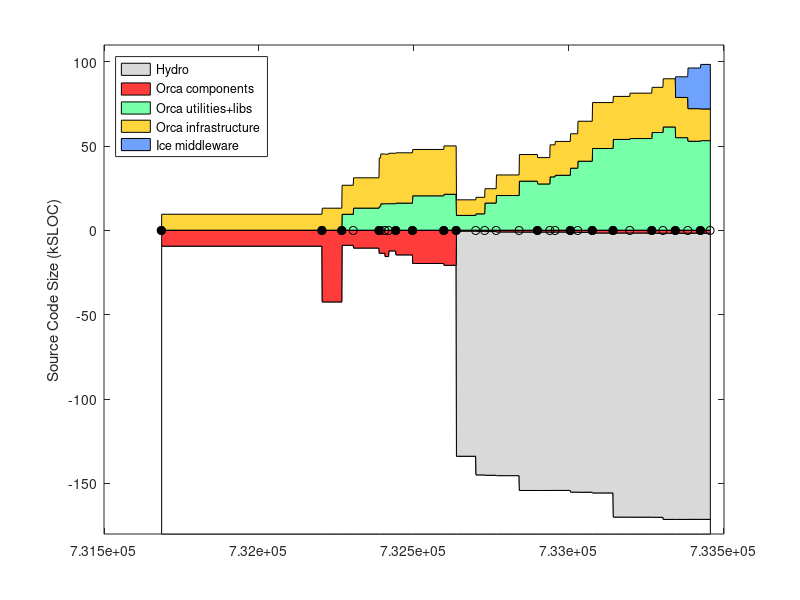

The MATLAB script that drew this image: (Note: this script raises an error after producing the figure.)
% keep track of orca project size using sloccount
clear all

%%%%%%%%%% DATA %%%%%%%%%%%%%%%%%%%%

% include/* except: include/{Freeze IceSSL IcePatch2}
% src/{Ice Slice IceGrid icecpp IceStorm slice2cpp IceUtil IceBox IceXML}
%  Sice212 = [
%  (7842-1000) + (22093+18419+11499+10568+4392+4200+4252+567+316)
%  ];
%  Sice301 = [
%  (8164-1000) + (23018+19384+19169+10596+4479+4343+4308+622+319)
%  ];
% same as above, but now also add Java:
% src/{IceInternal Ice IceUtil IceBox}
%  Sice310 = [
%  (8810-1200) + (24275+20494+22689+10587+4569+4877+4770+667+319) + (13190+6915+1262+493)
%  ];
%  Sice311 = [
%  (8950-1275) + (24511+20505+22898+10590+4600+4884+4782+683+323) + (13266+6929+1262+504)
%  ];

% it's much easier to count the whole of Ice (we use most of it anyway)
% sloccount include/ src/
% (this does not account for .ice files in [ice]/slice/* but it's a small fraction of total)
Sice212 = 133523;
Sice301 = 144513;
Sice310 = 153243;
Sice311 = 154145;
Sice320 = 168475;
Sice321 = 169725;

% indeces
iyy=1;
imm=2;
idd=3;
iver=4;
isub=5;
ibase=6;
icomp=7;
iutil=8;
iad=9;

Sorca = [ ...
% YY    MM  DD  ?   SUB     BASE        COMP           UTILS    A&D VERSION
% 0.8.6: a single distro, divide in halves arbitrarily
2003     4  14  1   0       18930/2     18930/2             0   0   % 0.8.6 (last change in doc/ChangeLog
% BASE: orca-base
% COMP: sloccount orca-components/src/components
% UTIL: slocc orca-components/src/util
2004     9  13  1   0       42543   13047   0       0   % 0.11.0
2004    11  16  1   0       8963    17208   9441    0   % 0.12.0
2004    12  23  0   0       10596   17965   13094   0   % 0.12.1
2005     3  16  1   0       13767   28881   14005   0   % 0.13.0
2005     3  21  0   0       13620   29524   15665   0   % 0.13.1
2005     4   4  0   0       15630   29345   15727   0   % 0.13.2
2005     4  16  0   0       12283   29897   15724   0   % 0.13.3
2005     5   9  1   0       14639   29838   16056   0   % 0.14.0
2005     7   2  1   0       19751   27479   20395   0   % 0.15.0
2005    10  11  1   0       20818   28675   21303   0   % 1.0.0
% BASE: c_ount src/interfaces/slice/orca/*.ice
% COMP: sloccount src/components
% UTIL: sloccount src/utils
2005    11  20  1   Sice212 530    9226         8781        0   % 2.0.0-rc1
2006     1  22  0   Sice301 596    9801         9695        0   % 2.0.0-rc2
% UTIL-IN-COMP: sloccount components/log* 
% COMP: sloccount components MINUS UTIL-IN-COMP
% UTIL: sloccount utils PLUS UTIL-IN-COMP
2006     2  20  0   Sice301 813    9867-1372    14734+1372  0  % 2.0.0-rc3
% UTIL-IN-COMP: sloccount components/orcaview* components/log*
2006     3  29  0   Sice301 1052   14625-2421   18131+2421  0  % 2.0.0-rc4
2006     6  11  0   Sice310 1116   19999-4215   24867+4215  0  % 2.0.0-rc5  
2006     8   9  1   Sice310 1116   19979-4348   23066+4348  0  % 2.0.0
2006     9  18  0   Sice310 1094   19317-329    31304+329   0  % 2.0.1
2006    10   5  0   Sice310 1094   20384-329    32255+329   0  % 2.0.2
2006    11  23  1   Sice311 1178   21408-1001   35768+1001  0  % 2.1.0
% BASE: c_ount src/interfaces/slice/orca/*.ice
% COMP: sloccount src/components
% UTIL: sloccount src/utils src/libs
% to count lines in *.ice files, rename them to *.cpp like this:
% $cd src/interfaces/slice/orca; for file in *; do mv $file `echo $file | sed s/.ice/.cpp/`; done
2006    12  17  0   Sice311 1240    23701   40914  0   % 2.1.1
2007     2   2  1   Sice311 1671    27238   48446  0   % 2.2.0
2007     4  10  1   Sice320 1671    25512   53828  0   % 2.3.0
2007     6   3  0   Sice320 1682    26905   54359  0   % 2.4.0
2007     8  13  1   Sice320 1772    26795   57918  0    % 2.5.0
2007     9  18  0   Sice321 1787    28573   61216  0    % 2.6.0
% A&D: Hydro: sloccount src
2007    10  28  1   Sice321 1787    23840   54879  12251    % 2.7.0
2007    12   7  0   Sice321 1750    19312   52762  24104    % 2.8.0
2008     1  17  1   Sice321 1774    18787   53105  26418    % 2.9.0
];
Vorca ={'0.8.6', '0.11.0', '0.12.0', '0.12.1', '0.13.0', '0.13.1', '0.13.2', '0.13.3', '0.14.0', '0.15.0', '1.0.0', ...
    '2.0.0-rc1', '2.0.0-rc2', '2.0.0-rc3', '2.0.0-rc4', '2.0.0-rc5', '2.0.0', '2.0.1', '2.0.2', '2.1.0', '2.1.1', ...
    '2.2.0', '2.3.0', '2.4.0', '2.5.0', '2.6.0', '2.7.0', '2.8.0', '2.9.0' }';

% add a dummy release just for display
Sorca(end+1,:) = Sorca(end,:);
Sorca(end,imm) = Sorca(end,imm)+1;
Sorca(end,iver) = 0;
Vorca{end+1} = 'dummy';

% convert dates
Torca = datenum(Sorca(:,iyy),Sorca(:,imm),Sorca(:,idd));

% 2nd digit releases
i2 = (Sorca(:,iver)==1);
Torca2 = Torca(i2);
Vorca2 = Vorca(i2);

% what can go to Hydra?
% cd libs; sloccount bros1 orcacolourtext orcadynamicload orcageom2d orcagpsutil orcaiceutil orcaimage orcaimagegrabber orcalocalnav orcalockfile orcamapload orcamisc orcanavutil orcaogfusion orcaogmap orcapathplan orcaping orcaportability orcaserial orcawifi
% cd components; sloccount gps/garmin/ insgps/novatel insgps/novatelspan/ laser2d/laser2dutil/ laser2d/sickacfr/ laser2d/sickcarmen/ localnav/vfhdriver/ segwayrmp/rmpdriver/ 
% 15,102 + 10,322

% for comparison, ASN
%  Sasn = 90433;

Sgenom = [
% YY    MM  DD  ? SUB   BASE    COMP    UTIL    VERSION
% SUB : cd pocolibs-2.3; sloccount include src
% BASE: cd genom-2.0; sloccount include src
% COMP: 0
% UTIL: 0 
2007    8   31  1  9786    11368   0   0       % 2.0
];

Splayer = [ 
% YY    MM  DD  ?   SUB     BASE                COMP       UTIL  VERSION
% BASE: (server-drivers)+client_libs
% COMP: drivers + utils
2002    12 04   1  0    (17331-12037)+9188      12037+2685 0    % 1.3.1
2003    7  15   1  0    (30452-24334)+12458     24334+3064 0    % 1.4-rc1
2003    12 07   1  0    (37378-30947)+13110     30947+9633 0    % 1.4-rc2
2004    5  31   1  0    (49225-42643)+13664     42643+3550 0    % 1.5
2004    11 12   1  0    (50758-43190)+13545     43190+4479 0    % 1.6
2005    1  31   0  0    (52069-44517)+13576     44517+4662 0    % 1.6.2
2005    7  28   0  0    (53348-45686)+14300     45686+5188 0    % 1.6.5
% BASE: (libplayercore-./bindings) + client_libs + (libplayertcp-./bindings)
% note: libplayerxdr is autogenerated
% COMP: server + utils
2005    10 25   0  0    (4866-0)+7560+(1391-0)  46474+5725  0   % 2.0pre7
% SUB : 0
% BASE: sloccount libplayercore client_libs libplayertcp 
%           MINUS sloccount libplayercore/bindings/ libplayertcp/bindings
% note: libplayerxdr is autogenerated
% COMP: sloccount server 
% UTIL: sloccount utils PLUS stage/src
2006    2  28   1  0    63992-47749-1291        54704       0     % 2.0.0
2006    3  25   1  0    65606-48912-1291        53033       0     % 2.0.1
2006    6   9   1  0    69083-51546-1319        61421       0     % 2.0.2
2006    9  26   1  0    69388-51546-1319        64088       13606       % 2.0.3
2007    5   2   1  0    69602-51686-1359        58396       9589+13606  % 2.0.4
2007   12  13   1  0    34980-2039              74385       11417+15464 % 2.1.0rc1
];
Tplayer = datenum(Splayer(:,1),Splayer(:,2),Splayer(:,3));

Saria = [
% YY    MM  DD  ? SUB   BASE    COMP    UTIL    VERSION
% SUB : 0
% BASE: sloccount ArNetworking/include/ ArNetworking/src/
% COMP: sloccount include src
% UTIL: 0 
2007    2   20  1  0    15854   45965   0       % 2.5.1
];

Scarmen = [
% YY    MM  DD  ?   SUB     BASE    COMP                    UTIL   VERSION
% SUB : cd src; sloccount ipc
% BASE: sloccount carmenpp global java python
% COMP: sloccount src MINUS all other
% UTIL: sloccount logger logtools mapeditor param_daemon robotgui simulator 
2007    8   15  1  24965    12032   107745-24965-12032-19629  19629   % 0.6.7
];

Sorocos = [
% YY    MM  DD  ?   SUB     BASE    COMP                        UTIL   VERSION
% SUB : cd ACE_wrappers; sloccount ace PLUS sloccount TAO/tao/
% BASE: ?
% LIBS: sloccount orocos-bfl-[VERSION]-src/src PLUS sloccount kdl-[VERSION]/kdl
% COMP: sloccount orocos-rtt-[VERSION]/src PLUS cd orocos-ocl-[VERSION]; sloccount hardware motion_control
% UTIL: cd orocos-ocl-[VERSION]; sloccount taskbrowser signals deployment reporting viewer ocl 
2007    8   15  1  160300+237011   0   (7767+12865)+(48971+20068)    5104   % ace-5.5, tao-1.5, rtt-1.2.1, bfl-0.6.1, kdl-0.4, ocl-0.4.1
];

Syarp = [
% YY    MM  DD  ?   SUB  BASE     COMP       UTIL   VERSION
% SUB : 0
% BASE: sloccount libYARP_OS libYARP_OS_compat
% COMP: sloccount yarpdev libYARP_dev libYARP_math libYARP_sig libYARP_sig_compat 
% UTIL: sloccount yarp-imageviewer modules
2007    7   26  1  0     21633   23528    1613   % 2.1.6
];

% YY    MM  DD  ?   SUB  BASE     COMP       UTIL
% SUB : 0
% BASE: 0
% COMP: sloccount . (matlab files will not be counted)
% UTIL: 0
Sopenslam = [
2007    8   16  1   0    0        23719      0
];

%%%%%%%%%% PLOTTING %%%%%%%%%%%%%%%%%%%%

Smax = 180;
d0 = [Torca Torca+1]'; d0=d0(:); d0(1)=[];
d1 = Smax-Sorca(:,isub)-Sorca(:,ibase); d1 = [d1 d1]'; d1=d1(:); d1(end)=[];
d2 = Sorca(:,isub); d2 = [d2 d2]'; d2=d2(:); d2(end)=[];
d3 = Sorca(:,ibase); d3 = [d3 d3]'; d3=d3(:); d3(end)=[];
d4 = Sorca(:,icomp); d4 = [d4 d4]'; d4=d4(:); d4(end)=[];
d5 = Sorca(:,iutil); d5 = [d5 d5]'; d5=d5(:); d5(end)=[];
d6 = Sorca(:,iad); d6 = [d6 d6]'; d6=d6(:); d6(end)=[];

figure(1), clf
ha=area( d0, [d1 d2 d3 d5 d4 d6]/1e3, -Smax ); hold on
plot( Torca, 0*Torca, 'k-o' )
h2=plot( Torca2, 0*Torca2, 'ko' );
set(h2,'markerfacecolor','k')
ylabel('Source Code Size (kSLOC)')

% colors
white = 1*[1 1 1];
gray = .85*[1 1 1];
red = min(255,[255 0 0]+60)/255;
orange = min(255,[255 153 0]+60)/255;
green = min(255,[60 255 109]+60)/255;
blue = min(255,[51 102 255]+60)/255;

set(ha(1),'facecolor', white);
set(ha(2),'facecolor', gray);
set(ha(3),'facecolor', red);
set(ha(4),'facecolor', green);
set(ha(5),'facecolor', orange);
set(ha(6),'facecolor', blue);
ha(1)=[];
legend(fliplr(ha),'Hydro','Orca components','Orca utilities+libs','Orca infrastructure','Ice middleware', 'Location','NorthWest')
%  xlim(datenum([2004;2005],[7;7],[1;1]) )
ylim([-Smax 110])
ax=axis;
%  xlim( [ax(1) datenum([2006 12 31])] )
ax=axis;
% label releases
mark('x', Torca2 )
i2odd = (1:2:length(Torca2));
ht = text(Torca2(i2odd)+5,.04*ax(4)*ones(length(i2odd),1),Vorca2(i2odd));
set(ht,'fontsize',8)
i2even = (2:2:length(Torca2));
ht = text(Torca2(i2even)+5,.08*ax(4)*ones(length(i2even),1),Vorca2(i2even));
set(ht,'fontsize',8)
datetick( 'x', 12 )
hp = plot( Tplayer, -Splayer(:,ibase)/1e3, 'k--o', Tplayer, Splayer(:,icomp)/1e3, 'k--o' );
set(hp, 'color', .5*[1 1 1] )
hpt = text( Tplayer(2), -Splayer(2,ibase)/1e3-8, 'Player infrastructure');
set(hpt, 'color', .5*[1 1 1] )
hpt = text( Tplayer(2), (Splayer(2,icomp)+Splayer(2,iutil))/1e3-5, 'Player "components+utils"');
set(hpt, 'color', .5*[1 1 1] )
%mark('y', Dasn(1,1)/1e3 );
%text( datenum([2003 5 1]), Dasn(1,1)/1e3, 'ASN')
xlabel('Releases')
title('http://orca-robotics.sf.net')

ht=text(datenum(2003,7,1),-Smax+15, '*   generated using David A. Wheeler`s SLOCCount' );
set(ht,'fontsize',8)
ht=text(datenum(2003,7,1),-Smax+5, '** see data in [ORCA2]/scripts/matlab/sloccount/slocs.m' );
set(ht,'fontsize',8)

xlim( [ax(1) datenum([2008 2 20])] )
